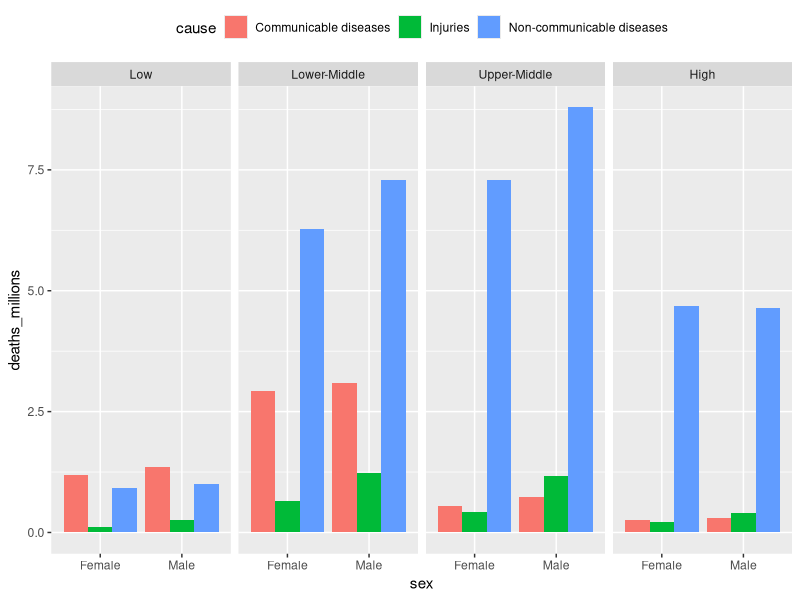

This figure's R source:
## ---- chunk 1
library(tidyverse)
## ---- chunk 2
#Can load the dataset through many ways but quickest and one i always resort to, is data.table function
library(data.table)

gbd_full <- fread("global_burden_disease_cause-year-sex-income.csv") #add your working directory
## ---- chunk 3
head(gbd_full)
## ---- chunk 4

# Creating a single-year tibble for printing and simple examples:
gbd2017 <- gbd_full %>% 
  filter(year == "2017")

## ---- chunk 5
gbd2017 %>% 
  # without the mutate(... = fct_relevel()) 
  # the panels get ordered alphabetically
  mutate(income = fct_relevel(income,
                              "Low",
                              "Lower-Middle",
                              "Upper-Middle",
                              "High")) %>% 
  # defining the variables using ggplot(aes(...)):
  ggplot(aes(x = sex, y = deaths_millions, fill = cause)) +
  # type of geom to be used: column (that's a type of barplot):
  geom_col(position = "dodge") +
  # facets for the income groups:
  facet_wrap(~income, ncol = 4) +
  # move the legend to the top of the plot (default is "right"):
  theme(legend.position = "top")
## ---- chunk 6
gbd2017$deaths_millions %>% sum()
## ---- chunk 7
gbd2017 %>% 
  summarise(sum(deaths_millions))
## ---- chunk 8
gbd2017 %>% 
  group_by(cause) %>% 
  summarise(sum(deaths_millions))
## ---- chunk 9
gbd2017 %>% 
  group_by(cause, sex) %>% 
  summarise(sum(deaths_millions))
## ---- chunk 10
gbd2017 %>% 
  group_by(cause, sex) %>% 
  summarise(deaths_per_group = sum(deaths_millions)) %>% 
  ungroup() %>% 
  mutate(deaths_total = sum(deaths_per_group))
## ---- chunk 11
# percent() function for formatting percentages come from library(scales)
library(scales)
gbd2017_summarised <- gbd2017 %>% 
  group_by(cause, sex) %>% 
  summarise(deaths_per_group = sum(deaths_millions)) %>% 
  ungroup() %>% 
  mutate(deaths_total    = sum(deaths_per_group),
        deaths_relative = deaths_per_group/deaths_total)
gbd2017_summarised
## ---- chunk 12
gbd_summarised <- gbd2017 %>% 
  group_by(cause, sex) %>% 
  summarise(deaths_per_group = sum(deaths_millions)) %>% 
  arrange(sex)

gbd_summarised
## ---- chunk 13
gbd_summarised_sex <- gbd_summarised %>% 
  group_by(sex) %>% 
  summarise(deaths_per_sex = sum(deaths_per_group))

gbd_summarised_sex
## ---- chunk 14
full_join(gbd_summarised, gbd_summarised_sex)
## ---- chunk 15
gbd_summarised %>% 
  group_by(sex) %>% 
  mutate(deaths_per_sex = sum(deaths_per_group))
## ---- chunk 16
gbd2017 %>% 
  group_by(cause, sex) %>% 
  summarise(deaths_per_group = sum(deaths_millions)) %>% 
  group_by(sex) %>% 
  mutate(deaths_per_sex  = sum(deaths_per_group),
         sex_cause_perc = percent(deaths_per_group/deaths_per_sex)) %>% 
  arrange(sex, deaths_per_group)
## ---- chunk 17
mynumbers <- c(1, 2, NA)
sum(mynumbers)
sum(mynumbers, na.rm = TRUE)
## ---- chunk 18
gbd_2rows <- gbd_full %>% 
  slice(1:2)

gbd_2rows
## ---- chunk 19
gbd_2rows %>% 
  select(cause, deaths_millions)
## ---- chunk 20
gbd_2rows %>% 
  select(cause, deaths = deaths_millions)
## ---- chunk 21
gbd_2rows %>% 
  rename(deaths = deaths_millions)
## ---- chunk 22
gbd_2rows %>% 
  select(year, sex, income, cause, deaths_millions)
## ---- chunk 23
gbd_2rows %>% 
  select(year, sex, everything())
## ---- chunk 24
gbd_2rows %>% 
  select(starts_with("deaths"))
## ---- chunk 25
gbd_wide <- read_csv("global_burden_disease_wide-format.csv") #add your wd
gbd_long <- read_csv("global_burden_disease_cause-year-sex.csv")  ##add your wd
## ---- chunk 26
head(gbd_wide)

## ---- chunk 27
head(gbd_long)
## ---- chunk 28
gbd_long %>% 
  pivot_wider(names_from = year, values_from = deaths_millions)
## ---- chunk 29
gbd_long %>% 
  pivot_wider(names_from = sex, values_from = deaths_millions) %>% 
  mutate(Male - Female)
## ---- chunk 30
gbd_long %>% 
  pivot_wider(names_from = c(sex, year), values_from = deaths_millions)

## ---- chunk 31
gbd_wide %>% 
  pivot_longer(matches("Female|Male"), 
               names_to = "sex_year", 
               values_to = "deaths_millions") %>% 
  slice(1:6)
## ---- chunk 32
gbd_wide %>% 
  select(matches("Female|Male"))
## ---- chunk 33
gbd_wide %>% 
  # same pivot_longer as before
  pivot_longer(matches("Female|Male"), 
               names_to = "sex_year", 
               values_to = "deaths_millions") %>% 
  separate(sex_year, into = c("sex", "year"), sep = "_", convert = TRUE)
## ---- chunk 34
gbd_long %>% 
  arrange(deaths_millions) %>% 
  # first 3 rows just for printing:
  slice(1:3)
## ---- chunk 35
gbd_long %>% 
  arrange(-deaths_millions) %>% 
  slice(1:3)
## ---- chunk 36
gbd_long %>% 
  arrange(desc(sex)) %>% 
  # printing rows 1, 2, 11, and 12
  slice(1,2, 11, 12)
## ---- chunk 37
gbd_factored <- gbd_long %>% 
  mutate(cause = factor(cause))
## ---- chunk 38
gbd_factored$cause %>% levels()
## ---- chunk 39
gbd_factored <- gbd_factored %>% 
  mutate(cause = cause %>% 
           fct_relevel("Injuries"))

gbd_factored$cause %>% levels()
## ---- chunk 40
gbd_long <- read_csv("global_burden_disease_cause-year-sex.csv")  #add your wd
## ---- chunk 41
gbd_long %>% 
  pivot_wider(names_from = cause, values_from = deaths_millions) 


## ---- chunk 42
gbd_long <- read_csv("global_burden_disease_cause-year-sex.csv")
gbd_long %>% 
  pivot_wider(names_from = cause, values_from = deaths_millions)
## ---- chunk 43
gbd_full <- read_csv("global_burden_disease_cause-year-sex-income.csv")

glimpse(gbd_full)
## ---- chunk 44
summary_data1 <- 
  gbd_full %>% 
  group_by(year) %>% 
  summarise(total_per_year = sum(deaths_millions))

summary_data1

summary_data2 <- 
  gbd_full %>% 
  group_by(year, cause) %>% 
  summarise(total_per_cause = sum(deaths_millions))

summary_data2
## ---- chunk 45
library(scales)
full_join(summary_data1, summary_data2) %>% 
  mutate(percentage = percent(total_per_cause/total_per_year)) %>% 
  filter(year == 1990)
## ---- chunk 46
library(scales)
full_join(summary_data1, summary_data2) %>% 
  mutate(percentage = percent(total_per_cause/total_per_year)) 
## ---- chunk 47
gbd_full %>% 
  # aggregate to deaths per cause per year using summarise()
  group_by(year, cause) %>% 
  summarise(total_per_cause = sum(deaths_millions)) %>% 
  # then add a column of yearly totals using mutate()
  group_by(year) %>% 
  mutate(total_per_year = sum(total_per_cause)) %>% 
  # add the percentage column
  mutate(percentage = percent(total_per_cause/total_per_year)) %>% 
  # select the final variables for better vieweing
  select(year, cause, percentage) %>% 
  pivot_wider(names_from = cause, values_from = percentage)
## ---- chunk 48
gbd_full %>% 
  filter(year == 1990) %>% 
  group_by(income, sex) %>% 
  summarise(total_deaths = sum(deaths_millions)) %>% 
  pivot_wider(names_from = income, values_from = total_deaths)
